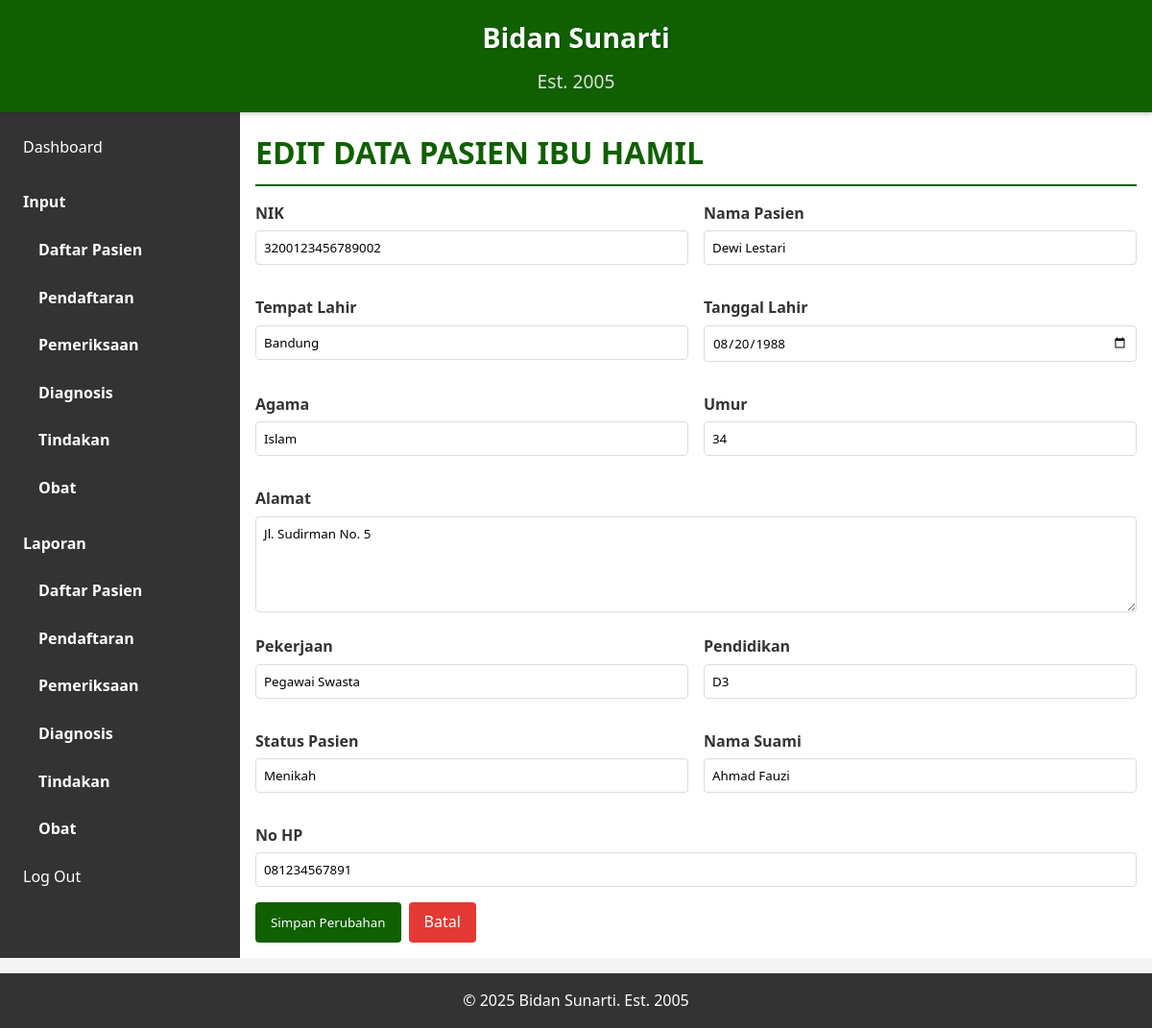
Screenshot of /modules/pasien/edit.php?nik=3200123456789002 (signed in) with the database file from the repository.
### tables this page shows
CREATE TABLE IF NOT EXISTS pasien (
    nik VARCHAR(16) PRIMARY KEY,
    nama VARCHAR(30) NOT NULL,
    tempat_lahir VARCHAR(20),
    tanggal_lahir DATE,
    agama VARCHAR(6),
    umur INT,
    alamat VARCHAR(40),
    pekerjaan VARCHAR(15),
    pendidikan VARCHAR(15),
    status_pasien VARCHAR(15),
    nama_suami VARCHAR(25),
    no_hp VARCHAR(13),
    created_at TIMESTAMP DEFAULT CURRENT_TIMESTAMP,
    updated_at TIMESTAMP DEFAULT CURRENT_TIMESTAMP ON UPDATE CURRENT_TIMESTAMP
);

### includes/functions.php (called while the page is built, shortened)
<?php
require_once __DIR__ . '/../config.php';
function getPatientByNik($nik)
{
    global $conn;
    $stmt = $conn->prepare("SELECT * FROM pasien WHERE nik = ?");
    $stmt->bind_param("s", $nik);
    $stmt->execute();
    $result = $stmt->get_result();
    return $result->fetch_assoc();
}
?>

### modules/pasien/edit.php (the view, shortened to what this page needs)
<?php
require_once '../../includes/functions.php';
$nik = $_GET['nik'];
$patient = getPatientByNik($nik);
?>
<!DOCTYPE html>
<html lang="id">
<head>
    <link rel="stylesheet" href="../../css/style.css">
</head>
<body>
    <div class="container">
        <?php include '../../includes/header.php'; ?>
        <aside class="sidebar">
            <?php include '../../includes/sidebar.php'; ?>
        </aside>
        <main class="content">
            <h1>EDIT DATA PASIEN IBU HAMIL</h1>
            <form method="POST" class="patient-form">
                <div class="form-row">
                    <div class="form-group">
                        <label for="nik">NIK</label>
                        <input type="text" id="nik" name="nik" value="<?php echo htmlspecialchars($patient['nik']); ?>"
                            readonly>
                    </div>
                    <div class="form-group">
                        <label for="nama">Nama Pasien</label>
                        <input type="text" id="nama" name="nama"
                            value="<?php echo htmlspecialchars($patient['nama']); ?>" maxlength="30" required>
                    </div>
                </div>
                <div class="form-row">
                    <div class="form-group">
                        <label for="tempat_lahir">Tempat Lahir</label>
                        <input type="text" id="tempat_lahir" name="tempat_lahir"
                            value="<?php echo htmlspecialchars($patient['tempat_lahir']); ?>" maxlength="20">
                    </div>
                    <div class="form-group">
                        <label for="tanggal_lahir">Tanggal Lahir</label>
                        <input type="date" id="tanggal_lahir" name="tanggal_lahir"
                            value="<?php echo htmlspecialchars($patient['tanggal_lahir']); ?>">
                    </div>
                </div>
                <div class="form-row">
                    <div class="form-group">
                        <label for="agama">Agama</label>
                        <input type="text" id="agama" name="agama"
                            value="<?php echo htmlspecialchars($patient['agama']); ?>" maxlength="6">
                    </div>
                    <div class="form-group">
                        <label for="umur">Umur</label>
                        <input type="number" id="umur" name="umur"
                            value="<?php echo htmlspecialchars($patient['umur']); ?>" min="0" max="120">
                    </div>
                </div>
                <div class="form-group">
                    <label for="alamat">Alamat</label>
                    <textarea id="alamat" name="alamat"
                        maxlength="40"><?php echo htmlspecialchars($patient['alamat']); ?></textarea>
                </div>
                <div class="form-row">
                    <div class="form-group">
                        <label for="pekerjaan">Pekerjaan</label>
                        <input type="text" id="pekerjaan" name="pekerjaan"
                            value="<?php echo htmlspecialchars($patient['pekerjaan']); ?>" maxlength="15">
                    </div>
                    <div class="form-group">
                        <label for="pendidikan">Pendidikan</label>
                        <input type="text" id="pendidikan" name="pendidikan"
                            value="<?php echo htmlspecialchars($patient['pendidikan']); ?>" maxlength="15">
                    </div>
                </div>
                <div class="form-row">
                    <div class="form-group">
                        <label for="status_pasien">Status Pasien</label>
                        <input type="text" id="status_pasien" name="status_pasien"
                            value="<?php echo htmlspecialchars($patient['status_pasien']); ?>" maxlength="15">
                    </div>
                    <div class="form-group">
                        <label for="nama_suami">Nama Suami</label>
                        <input type="text" id="nama_suami" name="nama_suami"
                            value="<?php echo htmlspecialchars($patient['nama_suami']); ?>" maxlength="25">
                    </div>
                </div>
                <div class="form-group">
                    <label for="no_hp">No HP</label>
                    <input type="text" id="no_hp" name="no_hp"
                        value="<?php echo htmlspecialchars($patient['no_hp']); ?>" maxlength="13">
                </div>
                <div class="form-actions">
                    <button type="submit" class="btn">Simpan Perubahan</button>
                    <a href="list.php" class="btn secondary">Batal</a>
                </div>
            </form>
        </main>
        <?php include '../../includes/footer.php'; ?>
    </div>
</body>
</html>

### css/style.css (style rules this page uses)
* { margin: 0; padding: 0; box-sizing: border-box; font-family: 'Segoe UI', Tahoma, Geneva, Verdana, sans-serif; }
body { background-color: #f5f5f5; color: #333; line-height: 1.6; }
.container { display: grid; grid-template-rows: auto 1fr auto; min-height: 100vh; }
.sidebar { background-color: #333; color: white; padding: 1rem; }
.content { padding: 1rem; background-color: white; }
.content h1 { color: #105f00; margin-bottom: 1rem; border-bottom: 2px solid #105f00; padding-bottom: 0.5rem; }
.form-group { margin-bottom: 1rem; }
.form-group label { display: block; margin-bottom: 0.3rem; font-weight: bold; }
.form-group input, .form-group textarea, .form-group select { width: 100%; padding: 0.5rem; border: 1px solid #ddd; border-radius: 4px; }
.form-group textarea { min-height: 100px; }
.form-row { display: flex; gap: 1rem; margin-bottom: 1rem; }
.form-row .form-group { flex: 1; }
.btn { display: inline-block; padding: 0.5rem 1rem; background-color: #105f00; color: white; border: none; border-radius: 4px; cursor: pointer; text-decoration: none; text-align: center; }
.btn.secondary { background-color: #e53935; color: #fff; border: none; }
.form-actions { display: flex; gap: 0.5rem; margin-top: 1rem; }
@media (min-width: 768px) { .container { grid-template-columns: 250px 1fr; } }

### rows the page displays
pasien: nik "3200123456789002", nama "Dewi Lestari", tempat_lahir "Bandung", tanggal_lahir "08/20/1988", agama "Islam", umur "34", alamat "Jl. Sudirman No. 5", pekerjaan "Pegawai Swasta", pendidikan "D3", status_pasien "Menikah", nama_suami "Ahmad Fauzi", no_hp "081234567891"
